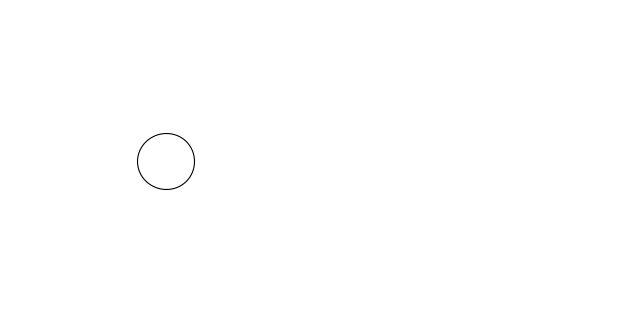
#> input picture image/circulo2.png, 624 x 331 px, given in place of barra2.png, which was not available
$ python animation_fluid.py
#> lines starting #> are read from the running program, lines starting #| are printed output that depends on the picture
### simulation_fluid.py
import numpy
import cv2


class MeshImage:
    def __init__(self, image_path: str) -> None:
#> called with image_path = '/image/barra2.png'
        self.__image = cv2.imread(image_path)
        self.__image_gray = cv2.cvtColor(self.__image, cv2.COLOR_RGB2GRAY)
        self.__height = self.__image_gray.shape[0]
        self.__width = self.__image_gray.shape[1]
        self.gray_tone = 250

    def shape(self) -> tuple:
        '''
        return: height and width of the image
        '''
        return self.__height, self.__width

    def Mesh(self) -> numpy.ndarray:
        '''
        return: numpy array
        '''
        self.__meshObject = self.__gray_tone >= self.__image_gray
        return self.__meshObject

    # [6 lines left out: function gray_tone, not called in this run]

    @gray_tone.setter
    def gray_tone(self, value: int) -> None:
        if 255 >= value >= 0:
            self.__gray_tone = value
        else:
            raise ValueError("The value of is between 0 and 255")


class FluidSimulation2D:
    def __init__(self, obj_mesh2D: MeshImage):
        self.obj_mesh2D = obj_mesh2D
        self.__height, self.__width = obj_mesh2D.shape()
        self.obj = self.obj_mesh2D.Mesh()

        self.__viscosity = 0.005
        self.__u0 = 0.12  # speed in x direction
        self.omega = 1 / (3*self.__viscosity + 0.5)

        # lattice-Boltzmann weight factors
        self.__w0 = 4/9
        self.__w1_4 = 1/9
        self.__w5_8 = 1/36

        # referencia mais à cima-direita(padrao da tela)
        self.x_ref, self.y_ref = 0, 0

        self.count = 0

    def reshape(self, add_up=0, add_down=0, add_right=0, add_left=0):
        '''
        :param add_up: concatenate layers of zero above the matrix
        :param add_down: concatenate zero layers below the matrix
        :param add_right: concatenate zero layers to the right of the matrix
        :param add_left: concatenate zero layers to the left of the matrix
        :return:
        '''
        if add_up > 0:
            zeros_width_up = numpy.zeros(
                (add_up, self.obj.shape[1]), dtype=bool)
            self.obj = numpy.concatenate((zeros_width_up, self.obj), axis=0)
        elif add_up < 0:
            self.obj = self.obj[-add_up:]

        if add_down > 0:
            zeros_width_down = numpy.zeros(
                (add_down, self.obj.shape[1]), dtype=bool)
            self.obj = numpy.concatenate((self.obj, zeros_width_down), axis=0)
        elif add_down < 0:
            self.obj = self.obj[:add_down]

        if add_right > 0:
            zeros_height_right = numpy.zeros(
                (self.obj.shape[0], add_right), dtype=bool)
            self.obj = numpy.concatenate(
                (self.obj, zeros_height_right), axis=1)
        elif add_right < 0:
            self.obj = self.obj[:, -add_right:]

        if add_left > 0:
            zeros_height_left = numpy.zeros(
                (self.obj.shape[0], add_left), dtype=bool)
            self.obj = numpy.concatenate((zeros_height_left, self.obj), axis=1)
        elif add_left < 0:
            self.obj = self.obj[:, :add_left]

        self.__height, self.__width = self.obj.shape

        if self.x_ref+add_left >= 0:
            self.x_ref += add_left
        if self.y_ref+add_up >= 0:
            self.y_ref += add_up

    def shape(self) -> tuple:
        '''
        return: height and width of the mesh
        '''
        return self.__height, self.__width

    def initialize(self):
        '''
        Initialize all arrays to stabilize the flow to the right
        particle densities over 9 directions
        '''
        self.Fx, self.Fy = 0, 0

        self.n0 = self.__w0 * \
            (numpy.ones((self.__height, self.__width)) - 1.5*self.__u0**2)
        self.nN = self.__w1_4 * \
            (numpy.ones((self.__height, self.__width)) - 1.5*self.__u0**2)
        self.nS = self.__w1_4 * \
            (numpy.ones((self.__height, self.__width)) - 1.5*self.__u0**2)
        self.nE = self.__w1_4 * (numpy.ones((self.__height, self.__width)) +
                                 3*self.__u0 + 4.5*self.__u0**2 - 1.5*self.__u0**2)
        self.nW = self.__w1_4 * (numpy.ones((self.__height, self.__width)) -
                                 3*self.__u0 + 4.5*self.__u0**2 - 1.5*self.__u0**2)
        self.nNE = self.__w5_8 * (numpy.ones((self.__height, self.__width)) +
                                  3*self.__u0 + 4.5*self.__u0**2 - 1.5*self.__u0**2)
        self.nSE = self.__w5_8 * (numpy.ones((self.__height, self.__width)) +
                                  3*self.__u0 + 4.5*self.__u0**2 - 1.5*self.__u0**2)
        self.nNW = self.__w5_8 * (numpy.ones((self.__height, self.__width)) -
                                  3*self.__u0 + 4.5*self.__u0**2 - 1.5*self.__u0**2)
        self.nSW = self.__w5_8 * (numpy.ones((self.__height, self.__width)) -
                                  3*self.__u0 + 4.5*self.__u0**2 - 1.5*self.__u0**2)
        # macroscopic properties
        self.rho = self.n0 + self.nN + self.nS + self.nE + \
            self.nW + self.nNE + self.nSE + self.nNW + self.nSW
        self.ux = (self.nE + self.nNE + self.nSE -
                   self.nW - self.nNW - self.nSW) / self.rho
        self.uy = (self.nN + self.nNE + self.nNW -
                   self.nS - self.nSE - self.nSW) / self.rho

        # object initialization, true where there is part of the object
        #self.obj = self.obj_mesh2D.Mesh()
        self.objN = numpy.roll(self.obj,  1, axis=0)
        self.objS = numpy.roll(self.obj, -1, axis=0)
        self.objE = numpy.roll(self.obj,  1, axis=1)
        self.objW = numpy.roll(self.obj, -1, axis=1)
        self.objNE = numpy.roll(self.objN,  1, axis=1)
        self.objNW = numpy.roll(self.objN, -1, axis=1)
        self.objSE = numpy.roll(self.objS,  1, axis=1)
        self.objSW = numpy.roll(self.objS, -1, axis=1)

    @property
    def viscosity(self):
        return self.__viscosity

    @viscosity.setter
    def viscosity(self, value: float):
        if value > 0:
            self.__viscosity = value
            self.omega = 1 / (3*self.__viscosity + 0.5)
        else:
            raise ValueError

    @property
    def u0(self):
        return self.__u0

    @u0.setter
    def u0(self, value: float):
        self.__u0 = value

    def stream(self):
        # axis 0 is north-south; + direction is north
        self.nN = numpy.roll(self.nN,   1, axis=0)
        self.nNE = numpy.roll(self.nNE,  1, axis=0)
        self.nNW = numpy.roll(self.nNW,  1, axis=0)
        self.nS = numpy.roll(self.nS,  -1, axis=0)
        self.nSE = numpy.roll(self.nSE, -1, axis=0)
        self.nSW = numpy.roll(self.nSW, -1, axis=0)
        # axis 1 is east-west; + direction is east
        self.nE = numpy.roll(self.nE,   1, axis=1)
        self.nNE = numpy.roll(self.nNE,  1, axis=1)
        self.nSE = numpy.roll(self.nSE,  1, axis=1)
        self.nW = numpy.roll(self.nW,  -1, axis=1)
        self.nNW = numpy.roll(self.nNW, -1, axis=1)
        self.nSW = numpy.roll(self.nSW, -1, axis=1)
        # Use tricky boolean arrays to handle obj collisions (bounce-back):
        self.nN[self.objN] = self.nS[self.obj]
        self.nS[self.objS] = self.nN[self.obj]
        self.nE[self.objE] = self.nW[self.obj]
        self.nW[self.objW] = self.nE[self.obj]
        self.nNE[self.objNE] = self.nSW[self.obj]
        self.nNW[self.objNW] = self.nSE[self.obj]
        self.nSE[self.objSE] = self.nNW[self.obj]
        self.nSW[self.objSW] = self.nNE[self.obj]

        #height_origin, width_origin = self.obj_mesh2D.Mesh

        self.Fx = sum(sum((self.nE + self.nNE + self.nSE -
                           self.nW - self.nNW - self.nSW)*self.obj))
        self.Fy = sum(sum((self.nN + self.nNE + self.nNW -
                           self.nS - self.nSE - self.nSW)*self.obj))


    def collide(self):
        self.rho = self.n0 + self.nN + self.nS + self.nE + \
            self.nW + self.nNE + self.nSE + self.nNW + self.nSW
        self.ux = (self.nE + self.nNE + self.nSE -
                   self.nW - self.nNW - self.nSW) / self.rho
        self.uy = (self.nN + self.nNE + self.nNW -
                   self.nS - self.nSE - self.nSW) / self.rho
        ux2 = self.ux**2
        uy2 = self.uy**2
        u2 = ux2 + uy2
        omu215 = 1 - 1.5*u2
        uxuy = self.ux * self.uy

        self.n0 = (1-self.omega)*self.n0 + self.omega * \
            self.__w0 * self.rho * omu215
        self.nN = (1-self.omega)*self.nN + self.omega * \
            self.__w1_4 * self.rho * (omu215 + 3*self.uy + 4.5*uy2)
        self.nS = (1-self.omega)*self.nS + self.omega * \
            self.__w1_4 * self.rho * (omu215 - 3*self.uy + 4.5*uy2)
        self.nE = (1-self.omega)*self.nE + self.omega * \
            self.__w1_4 * self.rho * (omu215 + 3*self.ux + 4.5*ux2)
        self.nW = (1-self.omega)*self.nW + self.omega * \
            self.__w1_4 * self.rho * (omu215 - 3*self.ux + 4.5*ux2)

        self.nNE = (1-self.omega)*self.nNE + self.omega * self.__w5_8 * \
            self.rho * (omu215 + 3*(self.ux+self.uy) + 4.5*(u2+2*uxuy))
        self.nNW = (1-self.omega)*self.nNW + self.omega * self.__w5_8 * \
            self.rho * (omu215 + 3*(-self.ux+self.uy) + 4.5*(u2-2*uxuy))
        self.nSE = (1-self.omega)*self.nSE + self.omega * self.__w5_8 * \
            self.rho * (omu215 + 3*(self.ux-self.uy) + 4.5*(u2-2*uxuy))
        self.nSW = (1-self.omega)*self.nSW + self.omega * self.__w5_8 * \
            self.rho * (omu215 + 3*(-self.ux-self.uy) + 4.5*(u2+2*uxuy))

        # Force steady rightward flow at ends (no need to set 0, N, and S components):
        self.nE[:, 0] = self.__w1_4 * \
            (1 + 3*self.__u0 + 4.5*self.__u0**2 - 1.5*self.__u0**2)
        self.nW[:, 0] = self.__w1_4 * \
            (1 - 3*self.__u0 + 4.5*self.__u0**2 - 1.5*self.__u0**2)
        self.nNE[:, 0] = self.__w5_8 * \
            (1 + 3*self.__u0 + 4.5*self.__u0**2 - 1.5*self.__u0**2)
        self.nSE[:, 0] = self.__w5_8 * \
            (1 + 3*self.__u0 + 4.5*self.__u0**2 - 1.5*self.__u0**2)
        self.nNW[:, 0] = self.__w5_8 * \
            (1 - 3*self.__u0 + 4.5*self.__u0**2 - 1.5*self.__u0**2)
        self.nSW[:, 0] = self.__w5_8 * \
            (1 - 3*self.__u0 + 4.5*self.__u0**2 - 1.5*self.__u0**2)

    def curl(self):
        return numpy.roll(self.uy, -1, axis=1) - numpy.roll(self.uy, 1, axis=1) - numpy.roll(self.ux, -1, axis=0) + numpy.roll(self.ux, 1, axis=0)


# [11 lines that do not run on import are left out]

### animation_fluid.py
from simulation_fluid import *
import time
import matplotlib.animation
import matplotlib.pyplot
import numpy
import matplotlib
#matplotlib.use("TkAgg")  # somente no pycharm

performanceData = True

obj = MeshImage(
    '/image/barra2.png')

simu = FluidSimulation2D(obj)
simu.viscosity = 0.005
simu.u0 = 0.12
simu.reshape(add_up = 40, add_down = 40, add_left = 40, add_right = 150)
#simu.reshape(-30, -30, -30, -30)

simu.initialize()
height, width = simu.shape()
barrier = simu.obj
#print(simu.x_ref, simu.y_ref)
#38-68
#Re = simu.u0*3/simu.viscosity

theFig = matplotlib.pyplot.figure(figsize=(8, 3))

fluidImage = matplotlib.pyplot.imshow(simu.curl(), origin='lower', norm=matplotlib.pyplot.Normalize(-2*simu.u0, 2*simu.u0),
                                      cmap=matplotlib.pyplot.get_cmap('jet'), interpolation='none')
bImageArray = numpy.zeros((height, width, 4), numpy.uint8)  # an RGBA image
bImageArray[barrier, 3] = 255								# set alpha=255 only at barrier sites

barrierImage = matplotlib.pyplot.imshow(bImageArray)

'''
height, widht = 100,100
barrier2 = numpy.zeros((height, width), bool)
barrier2[(height//2)-8:(height//2)+8, height //2] = True
bImageArray2 = numpy.zeros((height, width, 4), numpy.uint8)
bImageArray2[barrier2, 3] = 255
barrierImage2 = matplotlib.pyplot.imshow(bImageArray2)
'''

startTime = time.perf_counter()


def nextFrame(arg):							# (arg is the frame number, which we don't need)
#> called with arg = 0
    global startTime
    if performanceData and (arg % 100 == 0) and (arg > 0):
        #endTime = time.clock()
        endTime = time.perf_counter()
        print("%1.1f" % (100/(endTime-startTime)), 'frames per second')
        startTime = endTime
    #frameName = "frame%04d.png" % arg
    # matplotlib.pyplot.savefig(frameName)
    #frameList.write(frameName + '\n')
    for step in range(20):					# adjust number of steps for smooth animation
        simu.stream()
        simu.collide()

    # fluidImage.set_array(simu.curl())
    #print(simu.Fx, simu.Fy)
    #print(simu.Fx/(0.5*simu.u0**2*3*2))
    fluidImage.set_array(simu.ux)
    # return the figure elements to redraw
    return (fluidImage, barrierImage)#, barrierImage2)


animate = matplotlib.animation.FuncAnimation(
    theFig, nextFrame, interval=1, blit=True)
matplotlib.pyplot.show()
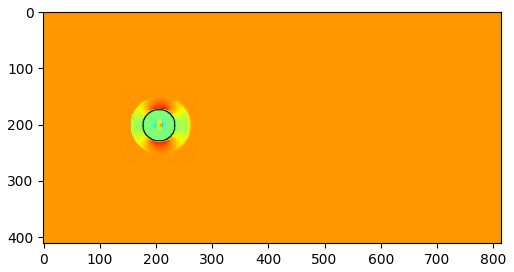
#> figure drawn by matplotlib, 1 panel

$ run again, on image/circuloHD.png
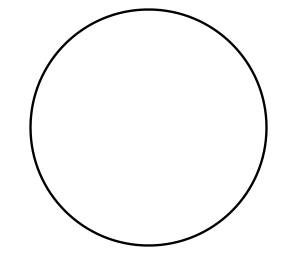
#> input picture image/circuloHD.png, 300 x 255 px, given in place of barra2.png, which was not available
#> `matplotlib.pyplot.show()`:
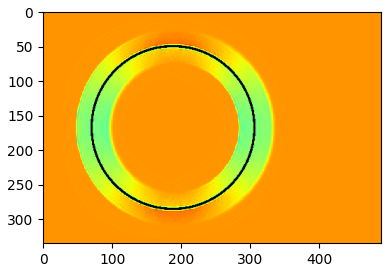
#> figure drawn by matplotlib, 1 panel
